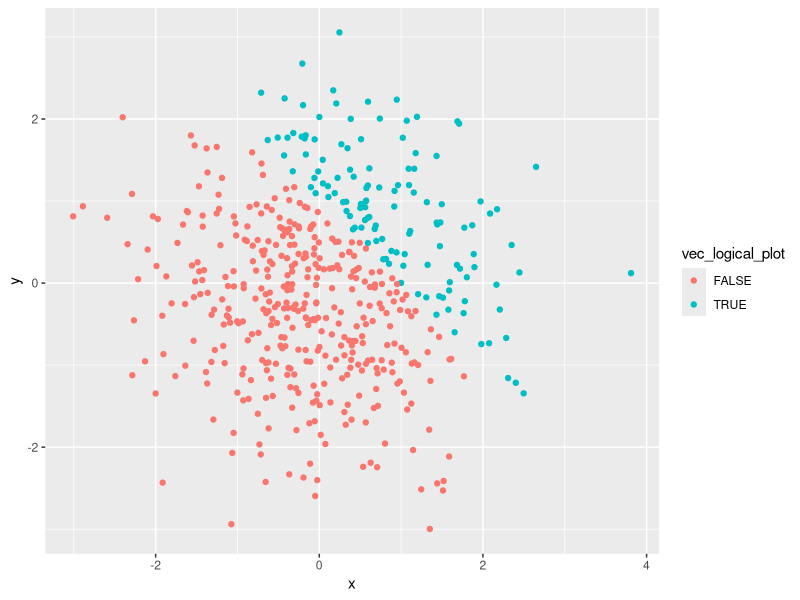
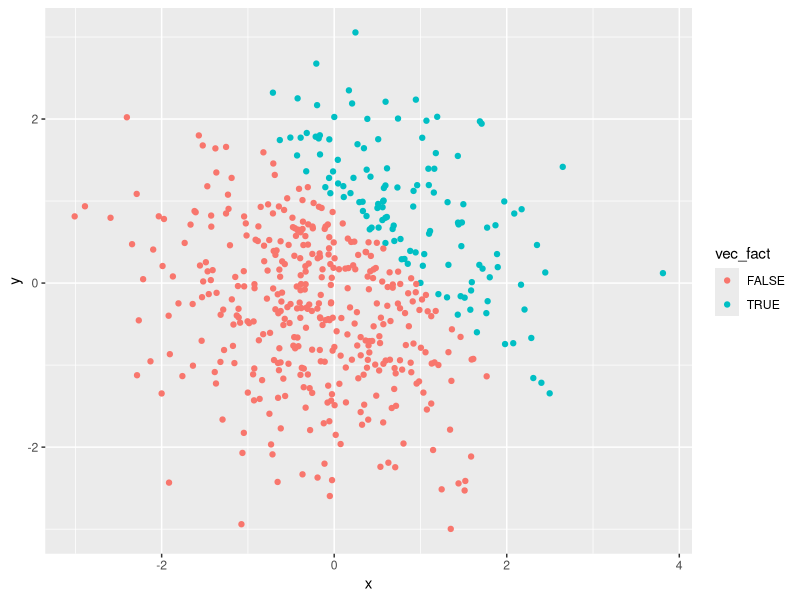
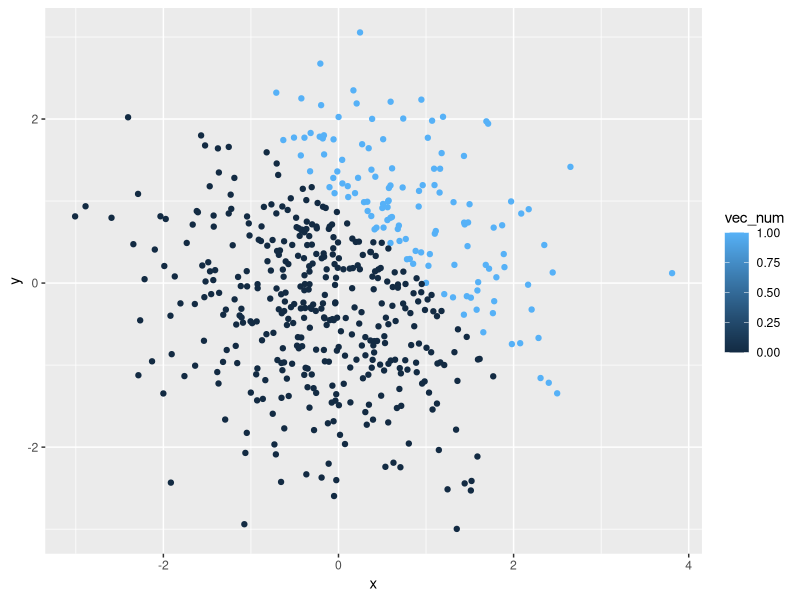
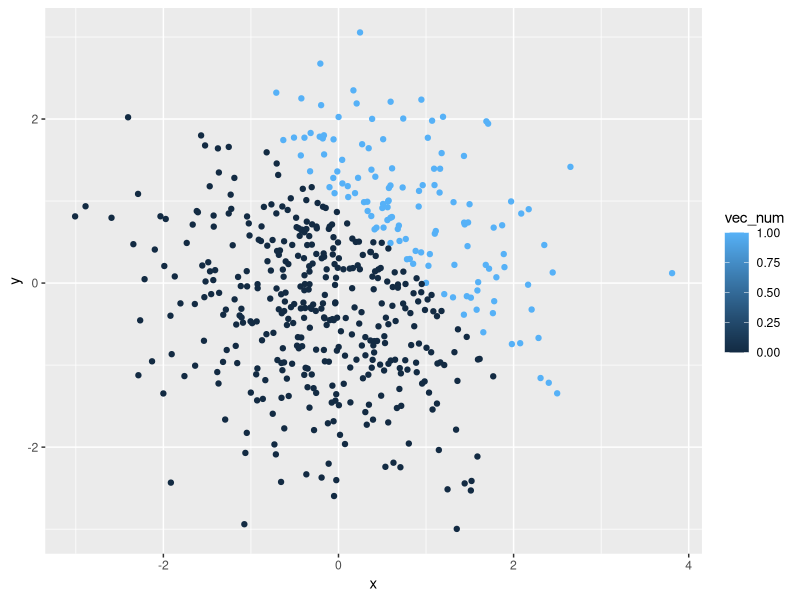

R code for these plots, in order:
## ---- chunk 1
knitr::opts_chunk$set(echo = TRUE)
## ---- chunk 2

library(tidyverse)

## ---- chunk 3
set.seed(1)
 problem_1 = tibble(
   vec_numeric=rnorm(8),
   vec_logical=vec_numeric>0,
   vec_char=c("a","b","c","d","e","f","g","h"),
   vec_factor = factor(c("M","F","M","F","M","F","M","F"))
 ) 
 
#CHECK DATA FRAME
problem_1

## ---- chunk 4
mean(problem_1$vec_numeric)

mean(problem_1$vec_logical)

## ---- chunk 5
mean(problem_1$vec_char)

mean(problem_1$vec_fator)
## ---- chunk 6
as.numeric(problem_1$vec_char)

as.numeric(problem_1$vec_logical)

as.numeric(problem_1$vec_factor)

## ---- chunk 7
as.numeric(problem_1$vec_logical)*rnorm(8)
## ---- chunk 8
as.factor(problem_1$vec_logical)*rnorm(8)
## ---- chunk 9
as.numeric(as.factor(problem_1$vec_logical))*rnorm(8)
## ---- chunk 10
set.seed(1)
  x=rnorm(500)
  y=rnorm(500)
  vec_logical_plot= x + y > 1
  vec_num = as.numeric(vec_logical_plot)
  vec_fact = as.factor(vec_logical_plot)
  
plot_df=tibble(x,y,vec_logical_plot,vec_fact,vec_num)

head(plot_df)

## ---- chunk 11
ggplot(plot_df, aes(x = x, y = y, color=vec_logical_plot)) + geom_point()

## ---- chunk 12
ggplot(plot_df, aes(x = x, y = y, color=vec_fact)) + geom_point()
## ---- chunk 13
ggplot(plot_df, aes(x = x, y = y, color=vec_num)) + geom_point()
## ---- chunk 14
ggsave("scatter_plot.pdf",height=4,width=6)

